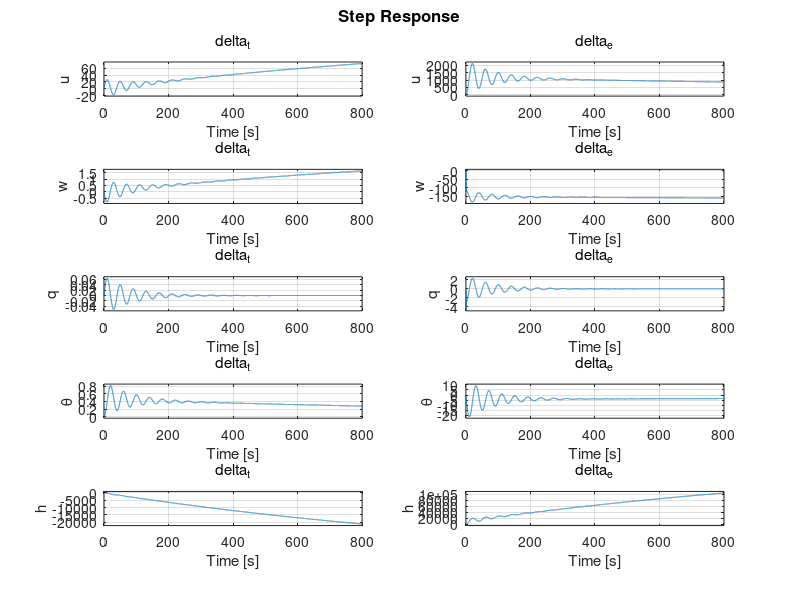

Reproduce this figure in MATLAB. (Note: this script raises an error after producing the figure.)
%kalman filter practice

Ac = [-0.026 .074 -.804 -9.8 0;
    -0.242 -2.017 73.297 -.105 -.001;
     0.003 -.135 -2.941 0 0;
     0 0 1 0 0;
     -.011 1 0 -75 0];
 
 Bc = [4.594 0;
     -0.0004 -13.75;
     0.0002 -24.410;
     0 0;
     0 0];
 
 Cc = eye(5);
 
 Dc = zeros(size(Cc,1), size(Bc,2));
 
 states = {'u' 'w' 'q' '\theta' 'h'};
 inputs = {'delta_t' 'delta_e'};
 outputs = states;
 
 sysc = ss(Ac,Bc,Cc,Dc,'statename', states, 'inputname', inputs, 'outputname', outputs);
 step(sysc)
 
 %sampling time
 dT = .05; %20Hz
 sys_d = c2d(sysc,dT, 'zoh'); %zero order hold
 
 %discrete matricies
 Aol = sys_d.A;
 Bol = sys_d.B;
 Col = sys_d.C;
 Dol = sys_d.D;
 
 %observer design:
 
 %G and H
 G = Cc; % 5 states, 5 disturbances
 H = zeros(5,5);
 
 %covar matricies, process q, measurement r
 Qcov = diag(0.15*ones(1,5)); %tweak the numbers to change how it filters noise
 Rcov = diag(0.05*ones(1,5)); %tweak the numbers to change how it filters noise
 
 %ss with disturbances
 sys_kf = ss(Aol,[Bol G], Col, [Dol H], dT);
 
 %obtain L and P assuming w and V are uncorrellated
 [kest,L,P] = kalman(sys_kf, Qcov, Rcov, 0);
 
 %L_bar must = L
 L_bar = (Aol * P * Col)/(Col*P*Col'+Rcov);
 
 Error = norm(abs(L_bar - L));
 
 %get stability
 Acb = Aol - L*Col;
 eig(Acb)